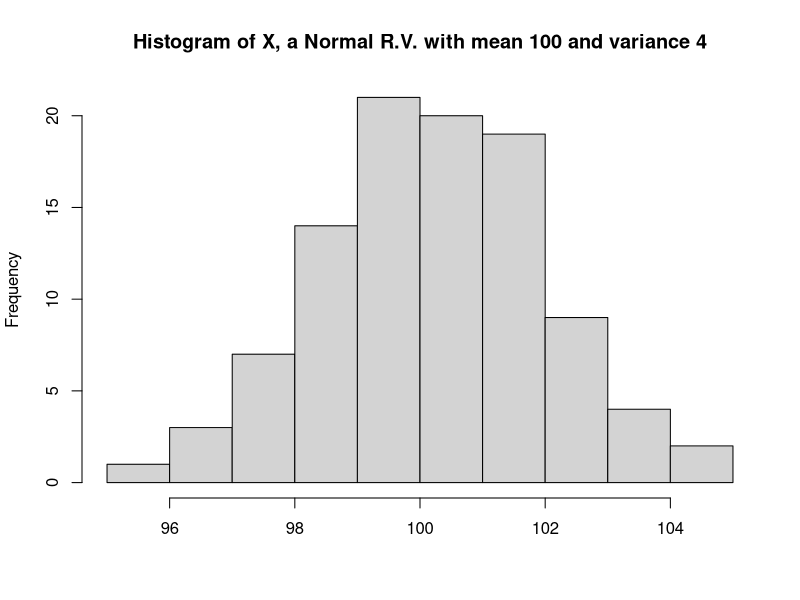
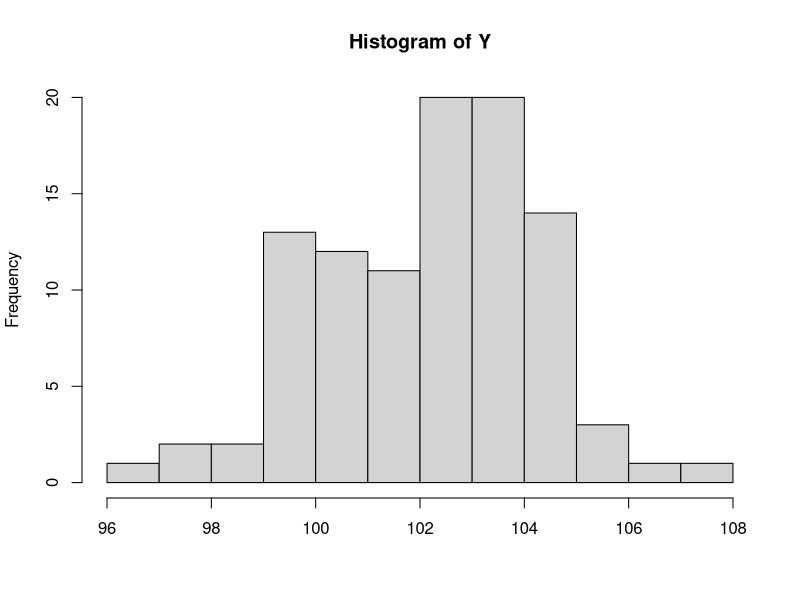
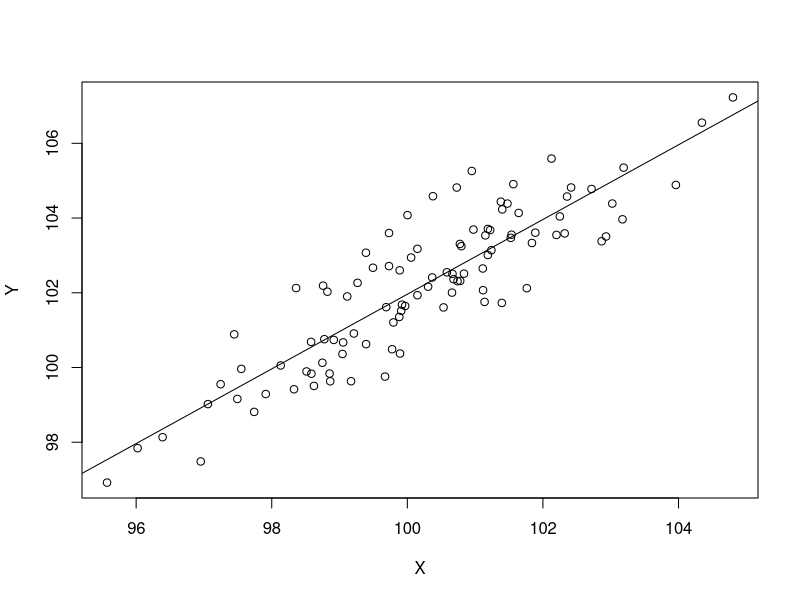
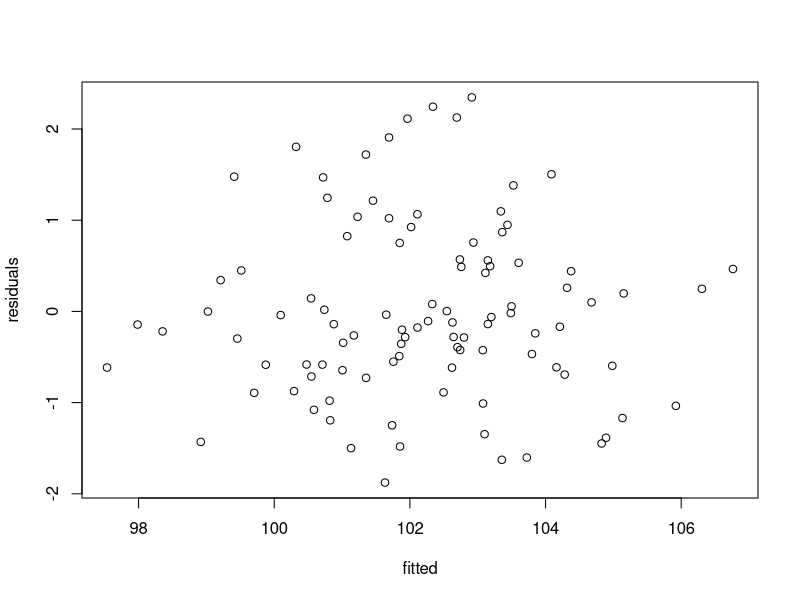

R code for these plots, in order:
## ---- chunk 1
knitr::opts_chunk$set(echo = TRUE, comment=NA )
options(scipen = 1,digits=3)
#klippy::klippy(lang=c("r","markdown"),position=c("top","right"))
## ---- chunk 2
set.seed(1)
n <- 100
mu <- 100
stdev <- 2
v <- stdev^2
b0 <- 2
b1 <- 1
X <- rnorm(n, mu, stdev)
Y <- b0 + b1 * X + rnorm(n)
samp <- data.frame(X = X, Y = Y)
samp
## ---- chunk 3
summary(samp,digits=3) |> kableExtra::kbl() |> kableExtra::kable_styling()
## ---- chunk 4
hist(samp$X,xlab=NA,main="Histogram of X, a Normal R.V. with mean 100 and variance 4")
## ---- chunk 5
hist(samp$Y,xlab=NA,main="Histogram of Y")
## ---- chunk 6
fit <- lm(Y~X,data=samp)
## ---- chunk 7
summary(fit)$coef |> kableExtra::kbl() |> kableExtra::kable_styling()
## ---- chunk 8
plot(Y~X,data=samp)
abline(fit)
## ---- chunk 9
f <- data.frame(fitted=fitted(fit),residuals=fit$residuals)
f
## ---- chunk 10
plot(residuals~fitted,data=f)
